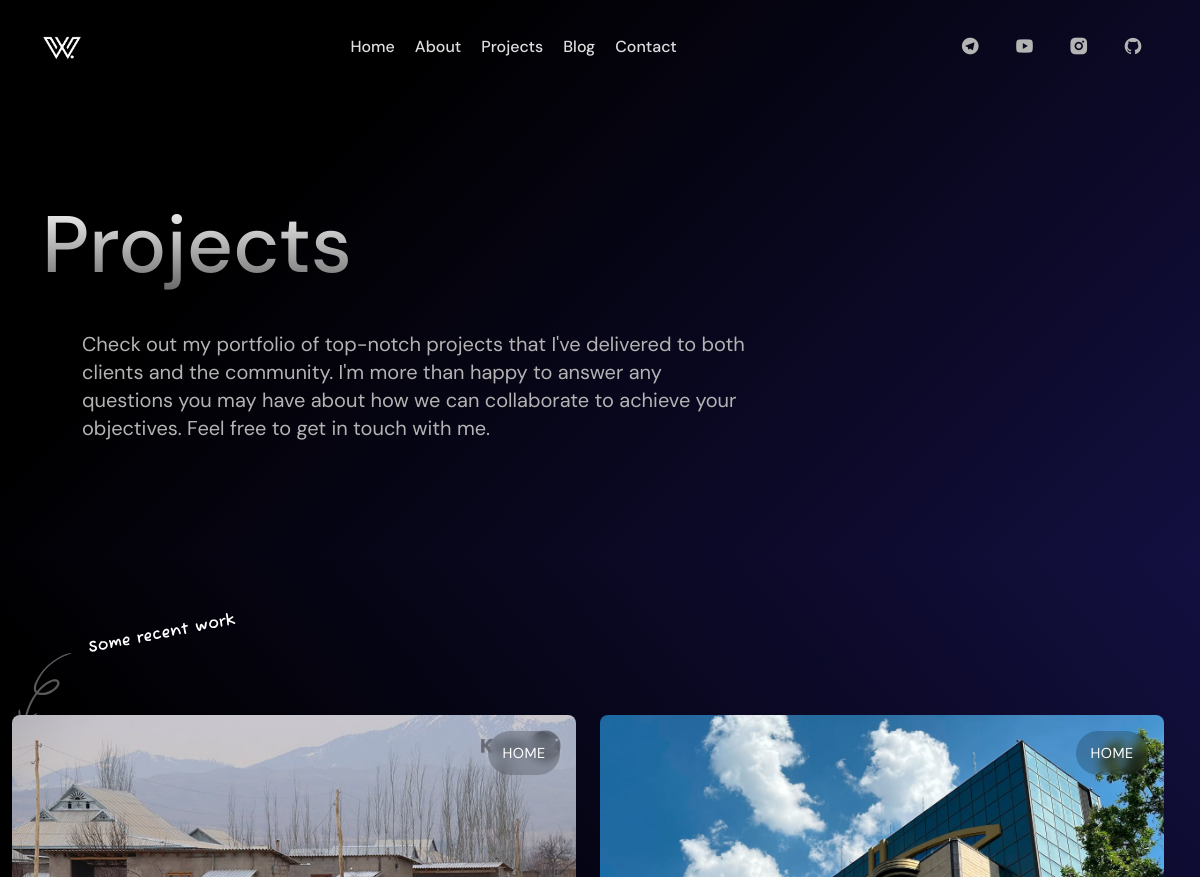
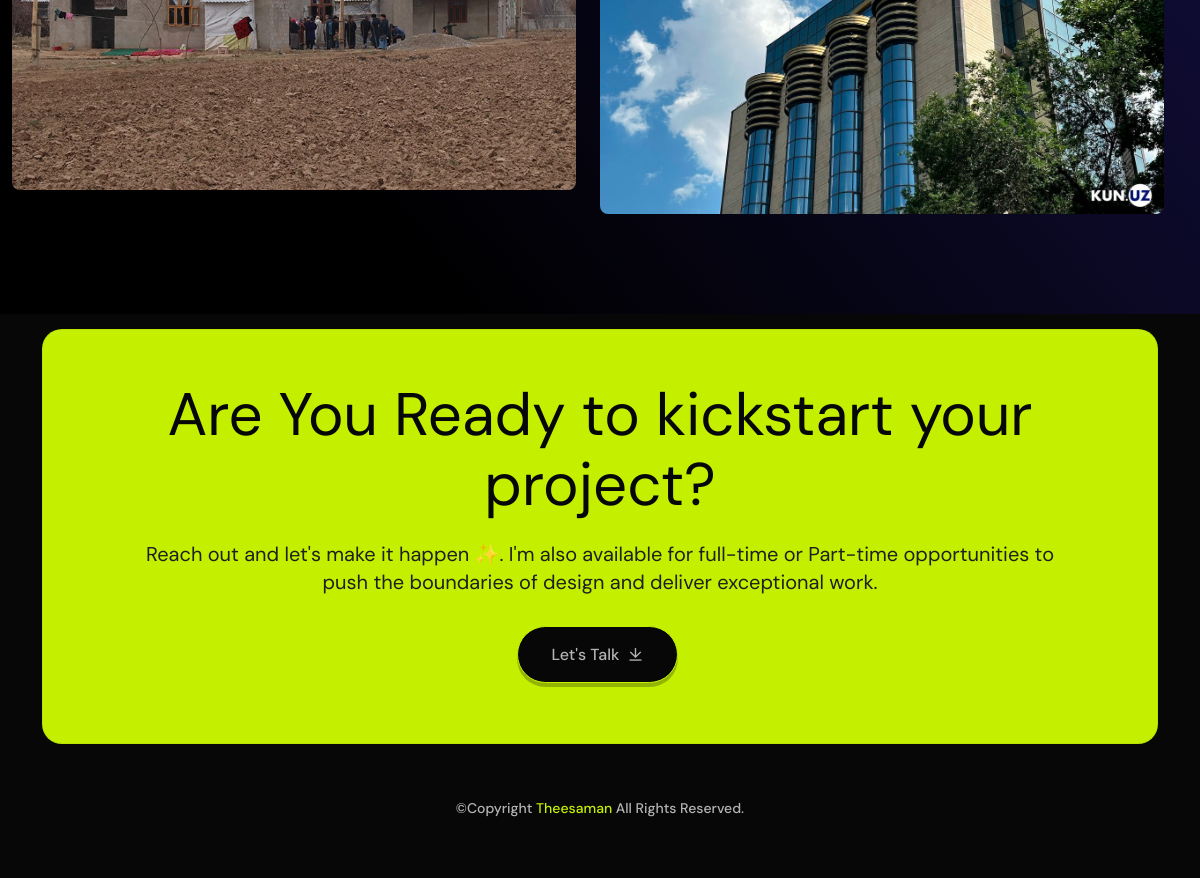
Screenshot of /Project/ with the database file from the repository (2 pictures, top to bottom).
### myportfolio/models.py (models this page shows, shortened)
class Project(models.Model):
    image = models.ImageField(upload_to='Images/project')
    title = models.CharField(max_length=50)
    category = models.ForeignKey(Category, on_delete=models.CASCADE)

class Category(models.Model):
    name = models.CharField(max_length=50)

### myportfolio/views.py (the view)
# urls.py: path('Project/',project_view,name='project-page'),
def project_view(request):
    projects = Project.objects.all()
    context = {
        "projects":projects,
    }
    return render(request, 'projects.html', context)

### templates/projects.html (shortened to what this page needs)
{% extends 'base.html' %}
{% load static %}
{% block content %}
    <div id="magic-cursor">
    </div>
    <div id="magic-cursor">
    </div>
    <header class="main-header">
        <div class="header-upper">
            <div class="container">
                <div class="header-inner d-flex align-items-center">
                    <div class="logo-outer">
                        <div class="logo">
                            <a href="{% url 'home-page' %}"><img src="{% static 'assets/images/logos/logo.png' %}" alt="Logo" title="Logo" /></a>
                        </div>
                    </div>
                    <div class="nav-outer clearfix mx-auto">
                        <nav class="main-menu navbar-expand-lg">
                            <div class="navbar-collapse collapse">
                                <ul class="navigation clearfix">
                                    <li><a class="nav-link-click" href="{% url 'home-page' %}">Home</a></li>
                                    <li><a class="nav-link-click" href="{% url 'about-page' %}">about</a></li>
                                    <li><a class="nav-link-click" href="{% url 'project-page' %}">Projects</a></li>
                                    <li><a class="nav-link-click" href="{% url 'blog-page' %}">blog</a></li>
                                    <li><a class="nav-link-click" href="{% url 'contact-page' %}">Contact</a></li>
                                </ul>
                            </div>
                        </nav>
                    </div>
                    <div class="about-social text-center">
                        <ul>
                            <li><a href="https://t.me/Maxmudov0323"><i class="ri-telegram-fill"></i></a></li>
                            <li><a href="https://www.youtube.com/channel/UCZ71xsVu1QQ6OXOPBmVroSQ"><i class="ri-youtube-fill"></i></a></li>
                            <li><a href="https://www.instagram.com/maxmudovv_10/"><i class="ri-instagram-fill"></i></a></li>
                            <li><a href="https://github.com/Theesaman"><i class="ri-github-fill"></i></a></li>
                        </ul>
                    </div>
                </div>
            </div>
        </div>
    </header>
    <div id="smooth-wrapper">
        <div id="smooth-content">
            <main class="main-bg o-hidden">
                <section class="single-page-hero-area">
                    <div class="container">
                        <div class="row align-items-center">
                            <div class="col-lg-12">
                                <h2>Projects</h2>
                                <p>Check out my portfolio of top-notch projects that I've delivered to both clients and the community. I'm more than happy to answer any questions you may have about how we can collaborate to achieve your objectives. Feel free to get in touch with me.</p>
                            </div>
                        </div>
                    </div>
                </section>
                <div class="projects-area" id="portfolio">
                    <div class="custom-icon">
                        <img src="{% static 'assets/images/custom/work-scribble.svg' %}" alt="custom">
                    </div>
                    <div class="container-fluid">
                        <div class="row g-4 portfolio-grid">
                            <div class="row">
                                {% for project in projects %}
                                <div class="col-md-6 col-xl-6 portfolio-item category-{{ project.category.id }}">
                                    <a href="{{ project.image.url }}" class="work-popup">
                                        <div class="portfolio-box">
                                            <img src="{{ project.image.url }}" alt="{{ project.title }}" data-rjs="2">
                                            <span class="portfolio-category">{{ project.category.name }}</span>
                                        </div>
                                    </a>
                                </div>
                                {% endfor %}
                            </div>
                        </div>
                    </div>
                </div>
                <section class="call-to-action-area">
                    <div class="container">
                        <div class="row">
                            <div class="col-lg-12">
                                <div class="call-to-action-part wow fadeInUp delay-0-2s text-center">
                                    <h2>Are You Ready to kickstart your project?</h2>
                                    <p>Reach out and let's make it happen ✨. I'm also available for full-time or Part-time opportunities to push the boundaries of design and deliver exceptional work.</p>
                                    <div class="hero-btns">
                                        <a href="{% url 'contact-page' %}" class="theme-btn call-to-action-button">Let's Talk <i class="ri-download-line"></i></a>
                                    </div>
                                </div>
                            </div>
                        </div>
                    </div>
                </section>
                {% endblock content %}

### static/assets/css/spacing.css (style rules this page uses)
.delay-0-2s { -webkit-animation-delay: 0.2s; animation-delay: 0.2s; }

### static/assets/css/responsive.css (style rules this page uses)
@media only screen and (max-width: 1399px) { .main-menu .navbar-collapse li { padding-left: 10px; padding-right: 10px; } }
@media only screen and (min-width: 992px) { .main-menu .navbar-collapse li a:after { content: ''; opacity: 0; position: absolute; left: 0; top: 115%; -webkit-transition: 0.5s; -o-transition: 0.5s; transition: 0.5s; width: 100%; height: 2px; background: var(--primary-color); } }

### rows the page displays
Project: image (picture), category.name "HOME"
Project: image (picture), category.name "HOME"
